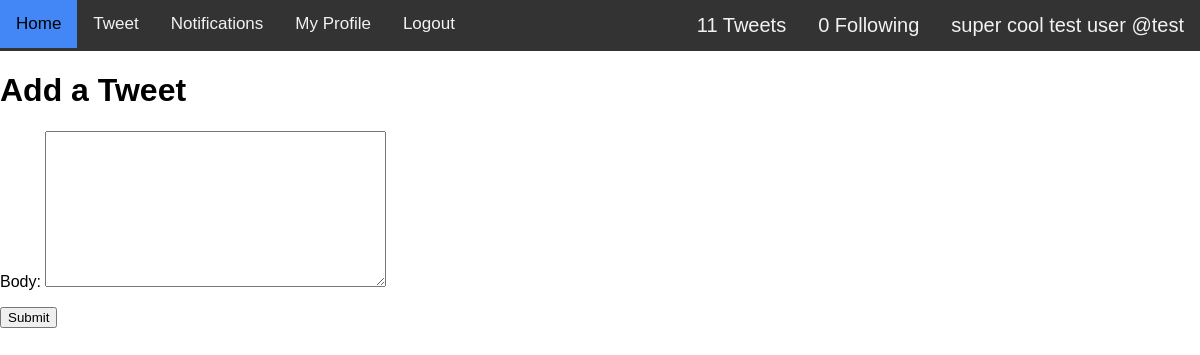
The page /addTweet/ (signed in) on the database its author committed.
### twitteruser/models.py (models this page shows)
class TwitterUser(AbstractUser):
    username = models.CharField(max_length=30, unique=True)
    display_name = models.CharField(max_length=30)
    email = models.EmailField(max_length=40,
        blank=True, unique=True)
    following = models.ManyToManyField('self', blank=True, symmetrical=False)
    tweets = models.IntegerField(blank=True,
        default=0)
    USERNAME_FIELD  = 'username'
    REQUIRED_FIELDS = ['display_name', 'email']
    def __str__(self):
        return self.username

### tweet/views.py (the view, shortened to what this page needs)
# urls.py: path('addTweet/', login_required(addTweet.as_view())),
class addTweet(View):
    form_class = AddTweetForm
    def get(self, request):
        form = self.form_class()
        return render(request, "add_tweet.html", {"form": form})

### tweet/forms.py
class AddTweetForm(forms.Form):
    body = forms.CharField(widget=forms.Textarea)

### tweet/templates/add_tweet.html
{% include "navbar.html" %}
<h1>Add a Tweet</h1>
{% include "generic_form.html" %}

### authentication/templates/navbar.html (shortened to what this page needs)
<div class="topnav">
  <a href="/">Home</a>
  <a href="/addTweet/">Tweet</a>
  <a href="/notification">Notifications</a>
  <a href="/author/{{ user.username }}">My Profile</a>
  <a href="/logout/">Logout</a>
  <div class="user">{{ user.display_name }} @{{ user }}</div>
  <div class="user">{{ user.following.count }} Following</div>
  <div class="user">{{ user.tweets }} Tweets</div>
</div>

### authentication/templates/navbar.html (style rules this page uses)
.topnav { overflow: hidden; background-color: #333; }
.topnav a { float: left; color: #f2f2f2; text-align: center; padding: 14px 16px; text-decoration: none; font-size: 17px; }
.user { float: right; color: #f2f2f2; text-align: center; padding: 14px 16px; text-decoration: none; font-size: 20px; }

### rows shown on the page
TwitterUser: display_name "super cool test user", username "test", following.count "0", tweets "11"
